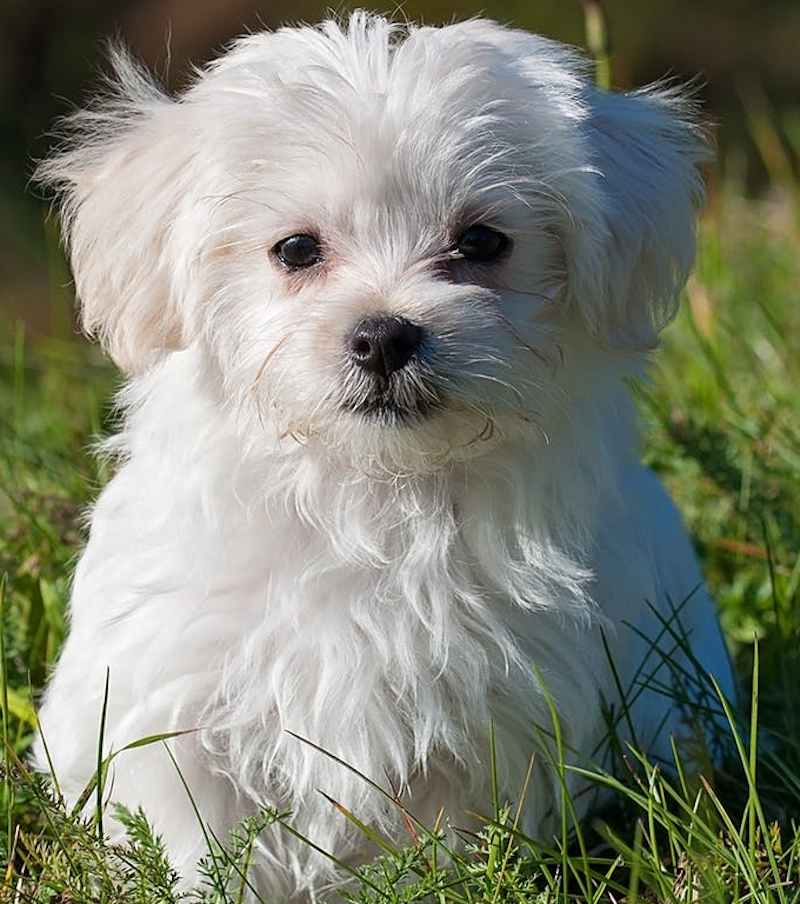
#> input picture src_img/crop.jpg, 800 x 904 px
$ python main.py
#> lines starting #> are read from the running program, lines starting #| are printed output that depends on the picture; after the words box and inside, x2 and y2 are one past the last pixel; in counts of white or black regions, pixels touching at a corner belong together; long printed decimals are rounded
### util.py
import numpy as np
import cv2

def generate_point_search_area_array(point_coordinator, search_area):
    point_candidate_list = []
    index = 0
    for i in range(-search_area, search_area+1):
        for j in range(-search_area, search_area+1):
            index += 1
            point_candidate_list.append([point_coordinator[0]+i,point_coordinator[1]+j])
    return point_candidate_list


def crop_resize_and_calculate(img, start_point, end_point, compare_img):
    x1 = start_point[0]
    x2 = end_point[0]
    y1 = start_point[1]
    y2 = end_point[1]
    img = img[y1:y2, x1:x2, :]
    img = cv2.resize(img,(compare_img.shape[1],compare_img.shape[0]),interpolation = cv2.INTER_CUBIC)
    mse = np.square(compare_img-img).mean()
    return img, mse


#######
## get ratio by calculating ratio of nearby/farest points, then get median
def get_ratio(src_pts, dst_pts, choice):
    ratio_list = []
    if choice == 'nearby':
        for i in range(len(src_pts)-1):
            distance_1 = np.sqrt(np.square(src_pts[i+1][1]-src_pts[i][1])+np.square(src_pts[i+1][0]-src_pts[i][0]))
            distance_2 = np.sqrt(np.square(dst_pts[i+1][1]-dst_pts[i][1])+np.square(dst_pts[i+1][0]-dst_pts[i][0]))
            if distance_2 !=0:
                ratio = distance_1/distance_2
                ratio_list.append(ratio)
    elif choice == 'farest':
        for i in range(len(src_pts)):
            distance_key1_i=[]
            for j in range(len(src_pts)):
                distance_key1_i.append(np.sqrt(np.square(src_pts[j][0]-src_pts[i][0])+np.square(src_pts[j][1]-src_pts[i][1])))
                max_index = distance_key1_i.index(max(distance_key1_i))
                distance_1 = abs(distance_key1_i[max_index])
                distance_2 = np.sqrt(np.square(dst_pts[max_index][0]-dst_pts[i][0])+np.square(dst_pts[max_index][1]-dst_pts[i][1]))
                if distance_2 != 0:
                    ratio_list.append(distance_1/distance_2)

    ratio_median = np.median(ratio_list)
    return ratio_median

### main.py
import cv2
import numpy as np
import math
from config import *
from util import *
from tqdm import tqdm


# [71 lines left out: function get_homography_shift_scale_rotate, not called in this run]


def get_homography_shift_scale(root_path):

#> called with root_path = 'src_img/'
    print(f'--------------\n====> Start processing: shift and scale')

    query_path = root_path+"crop.jpg"
    train_path = root_path+'original.jpg'
    original_color_path = root_path+'original.jpg'
    crop_color_path = root_path+'crop.jpg'
    crop_color_img = cv2.imread(crop_color_path)
#> crop_color_img is the input picture: shape (904, 800, 3); mean B, G, R 117.3, 132.6, 128.8
    original_color_img = cv2.imread(original_color_path)
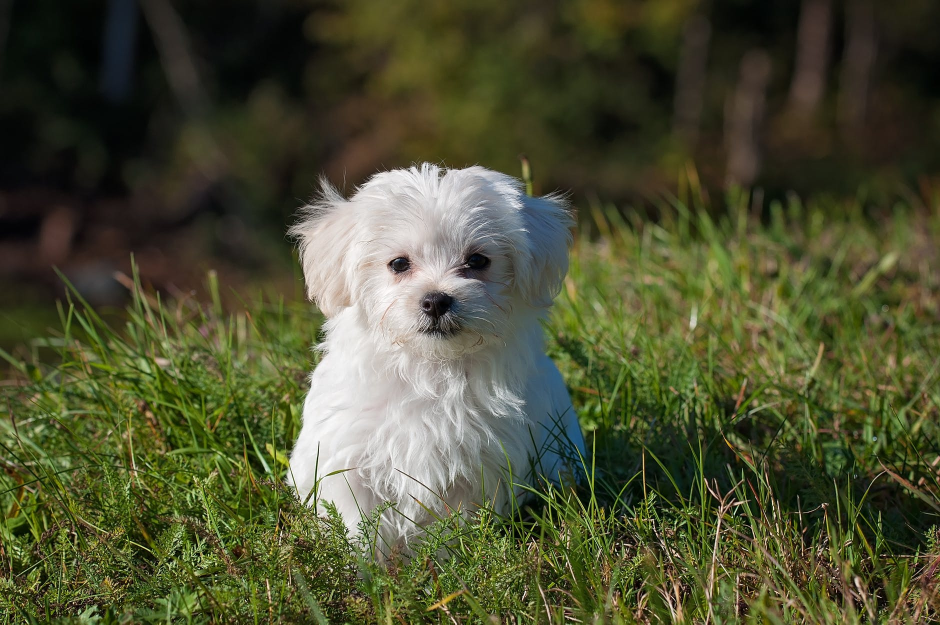
#> input picture src_img/original.jpg, 1880 x 1249 px (shown at 1/2 size)
#> original_color_img is the input picture: shape (1249, 1880, 3); mean B, G, R 51.1, 79.7, 76.9
    query_img = cv2.imread(query_path,0)
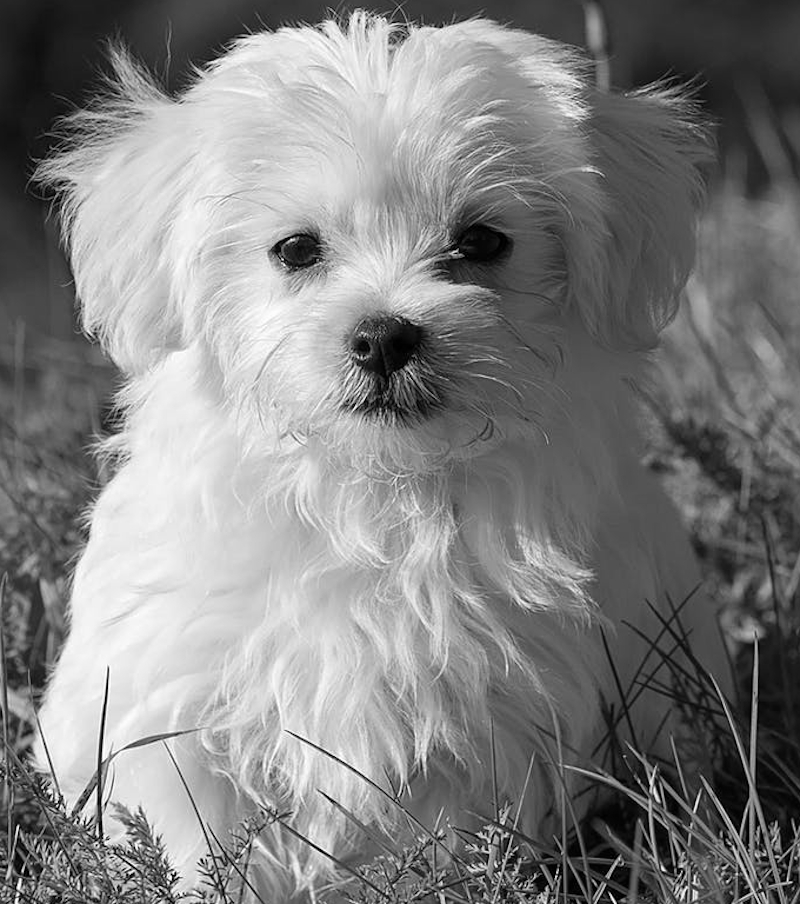
#> query_img: shape (904, 800); min 0, max 255, mean 129.7
    train_img = cv2.imread(train_path,0)
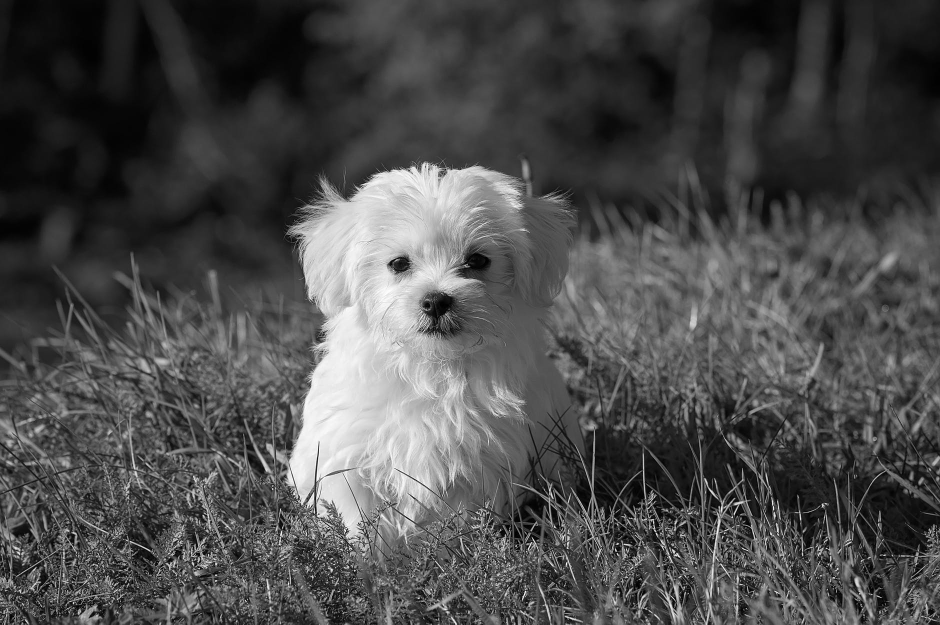
#> train_img: shape (1249, 1880) (shown at 1/2 size); min 0, max 255, mean 75.6


    orb = cv2.ORB_create(
    nfeatures = ORB_FEATURES_NUM,
    scaleFactor = 1.2,
    nlevels = 8,
    edgeThreshold = 31,
    firstLevel = 0,
    WTA_K = 2,
    scoreType = cv2.ORB_HARRIS_SCORE,
    patchSize = 31,
    fastThreshold = 20 )

    ##### get keypoints and descriptors
    kp1, des1 = orb.detectAndCompute(query_img, None)
#> kp1 = 300 keypoints; strongest (x, y, size): (129, 867, 31), (133, 870, 31), (129, 872, 31), (56, 805, 31)
    kp2, des2 = orb.detectAndCompute(train_img, None)
#> kp2 = 300 keypoints; strongest (x, y, size): (1306, 1039, 31), (1235, 1087, 31), (1232, 1101, 31), (709, 1141, 31)

    ##### use brutal force and knn with k=2 to get initial matches
    bf = cv2.BFMatcher()
    initial_matches = bf.knnMatch(des1, des2, k=2)
#> initial_matches = 300 matches
    ##### Apply ratio test ref. https://www.cs.ubc.ca/~lowe/papers/ijcv04.pdf
    good_matches = []
    for m, n in initial_matches:
        if m.distance < 0.75*n.distance:
            good_matches.append(m)
#> after the loop, good_matches = 15 matches

    print(f'====> Initial matches length: {len(initial_matches)}')
#| ====> Initial matches length: 300
    print(f'====> Filtered matches length: {len(good_matches)}')
#| ====> Filtered matches length: 15


    if len(good_matches) > MIN_MATCH_PAIRS:
        query_pts = np.float32([ kp1[m.queryIdx].pt for m in good_matches ])
#> query_pts = 15 rows, first 8: [138, 847], [201.6, 859.2], [76.8, 820.8], [50.4, 798], [74.4, 822], [97.2, 834], [50.4, 797.8], [96.48, 833.8]
        train_pts = np.float32([ kp2[m.trainIdx].pt for m in good_matches ])
#> train_pts = 15 rows, first 8: [564, 1130.4], [717, 1046], [609, 1015], [589.2, 994.8], [609, 1015], [629, 1025], [589.2, 994.8], [627.8, 1022.4]
        ratio_nearest = get_ratio(query_pts, train_pts, 'nearby')
#> the loop in get_ratio, `for i in range(len(src_pts)-1):` made 14 passes
#> (distance_1, distance_2, ratio) on passes 1, 2, 3, 4, 5, 6, 7, 8, 9, 10, 12, 13: (64.76, 174.7, 0.371), (130.6, 112.4, 1.16), (34.88, 28.29, 1.23), (33.94, 28.29, 1.2), (25.77, 22.36, 1.15), (59.19, 49.96, 1.18), (58.48, 47.48, 1.23), (53.21, 29.59, 1.8), (679.9, 579.8, 1.17), (182.5, 154.3, 1.18), (576, 487.9, 1.18), (522.9, 443.4, 1.18)
#> (distance_1, distance_2) on pass 11: (3.23, 0)
#> after the loop in get_ratio, `for i in range(len(src_pts)-1):`: ratio_list = [0.371, 1.16, 1.23, 1.2, 1.15, 1.18, 1.23, 1.8, 1.17, 1.18, 1.18, 1.18, 1.18]
#> in get_ratio, `ratio_median = np.median(ratio_list)`: ratio_median = 1.18
#> ratio_nearest = 1.18
        ratio_farest = get_ratio(query_pts, train_pts, 'farest')
#> the loop in get_ratio (call 2), `for i in range(len(src_pts)):` made 15 passes
#> ratio_farest = 1.18
        print(f'=====> Ratio nearest: {ratio_nearest}')
#| =====> Ratio nearest: 1.181
        print(f'=====> Ratio farest: {ratio_farest}')
#| =====> Ratio farest: 1.176

        ratio = ratio_farest
#> ratio = 1.18
        query_pts = query_pts/ratio
#> query_pts = 15 rows, first 8: [117.4, 720.4], [171.5, 730.8], [65.32, 698.1], [42.87, 678.7], [63.28, 699.1], [82.67, 709.4], [42.87, 678.5], [82.06, 709.2]
        height_real_crop = query_img.shape[0]/ratio_farest
#> height_real_crop = 768.9
        weight_real_crop = query_img.shape[1]/ratio_farest
#> weight_real_crop = 680.4
        delta_metric = train_pts-query_pts
#> delta_metric = 15 rows, first 8: [446.6, 410], [545.5, 315.2], [543.7, 316.9], [546.3, 316.1], [545.7, 315.9], [546.3, 315.6], [546.3, 316.3], [545.8, 313.2]

        start_point = [int(np.floor(np.median(delta_metric[:,0]))), int(np.floor(np.median(delta_metric[:,1])))]
#> start_point = [545, 315]
        end_point = [int(np.floor(start_point[0]+weight_real_crop)),int(np.floor(start_point[1]+height_real_crop))]
#> end_point = [1225, 1083]

        print(f'====> Start point: {start_point}')
#| ====> Start point: [545, 315]
        print(f'====> End point: {end_point}')
#| ====> End point: [1225, 1083]
        print(f'====> Weight/Height: {end_point[0]-start_point[0]}/{end_point[1]-start_point[1]}')
#| ====> Weight/Height: 680/768

        ######## post processing
        start_point_search_candidate = generate_point_search_area_array(start_point, SEARCH_RADIUS)
#> after the loop in generate_point_search_area_array, `for i in range(-search_area, search_area+1):`: index = 25; point_candidate_list = 25 pairs, first value 543 to 547, second value 313 to 317
#> start_point_search_candidate has the same summary as point_candidate_list in generate_point_search_area_array
        end_point_search_candidate = generate_point_search_area_array(end_point, SEARCH_RADIUS)
#> end_point_search_candidate = 25 pairs, first value 1223 to 1227, second value 1081 to 1085
        print(f'====> Search within {len(start_point_search_candidate)} start points and {len(end_point_search_candidate)} end points.')
#| ====> Search within 25 start points and 25 end points.

        smallest_mse = 10000
        chosen_start_point = []
        chosen_end_point = []

        for start_point_candidate in tqdm(start_point_search_candidate):
            for end_point_candidate in end_point_search_candidate:

                crop_generate, mse = crop_resize_and_calculate(original_color_img, start_point_candidate, end_point_candidate, crop_color_img)
                if mse<smallest_mse:
                    chosen_start_point = start_point_candidate
                    chosen_end_point = end_point_candidate
                    smallest_mse = mse
#> this loop made 25 passes
#> start_point_candidate on passes 7 to 18: [544, 314], [544, 315], [544, 316], [544, 317], [545, 313], [545, 314], [545, 315], [545, 316], [545, 317], [546, 313], [546, 314], [546, 315]
#> start_point_candidate on passes 1 to 6: [543, 313], [543, 314], [543, 315], [543, 316], [543, 317], [544, 313]
#> pass 1, in crop_resize_and_calculate (call 2), `img = cv2.resize(img,(compare_img.shape[1],compare_img.shape[0]),inter..`:
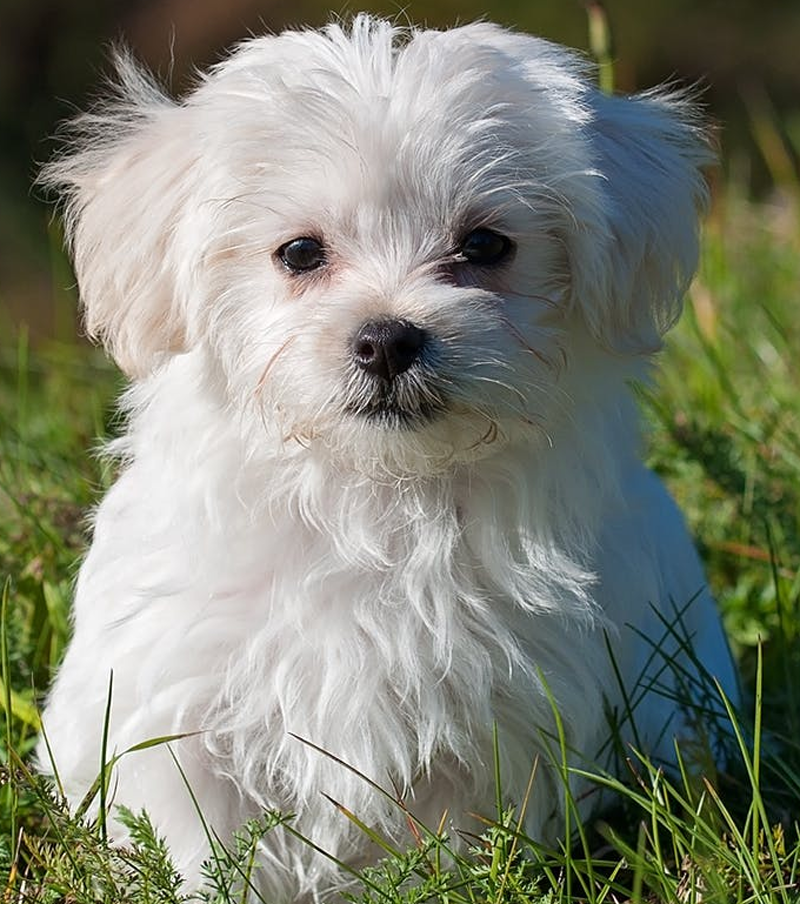
#> img: shape (904, 800, 3); mean of channels 0, 1, 2 117, 132.2, 128.6; drawn as B, G, R


        print(f'=====> Smallest mse: {smallest_mse}')
#| =====> Smallest mse: 3.655
        print(f'=====> Chosen start point: {chosen_start_point}')
#| =====> Chosen start point: [546, 316]
        print(f'=====> Chosen end point: {chosen_end_point}')
#| =====> Chosen end point: [1226, 1084]
        print(f'=====> Chosen weight/height: {chosen_end_point[0]-start_point_candidate[0]}/{chosen_end_point[1]-start_point_candidate[1]}')
#| =====> Chosen weight/height: 679/767
        print(f'=====> Saving final result to result.jpg')
        result, mse = crop_resize_and_calculate(original_color_img, chosen_start_point, chosen_end_point, crop_color_img)
        cv2.imwrite(root_path+'result.jpg',result)

        # [5 lines of commented-out code are left out]


        print(f'=====> Saving keypoints and features matching to *_keypoints.jpg, features_matching.jpg')
        #### Draw keypoints and feature matching
        query_keypoints = cv2.drawKeypoints(crop_color_img, kp1, None)
        cv2.imwrite(root_path+'query_keypoints.jpg', query_keypoints)
        train_keypoints = cv2.drawKeypoints(original_color_img, kp2, None)
        cv2.imwrite(root_path+'train_keypoints.jpg', train_keypoints)

        draw_params = dict(matchColor = (0,255,0), singlePointColor = None,flags = 2)
        original_color_img = cv2.rectangle(original_color_img, (chosen_start_point[0], chosen_start_point[1]), (chosen_end_point[0], chosen_end_point[1]), (51,255,255), 3)
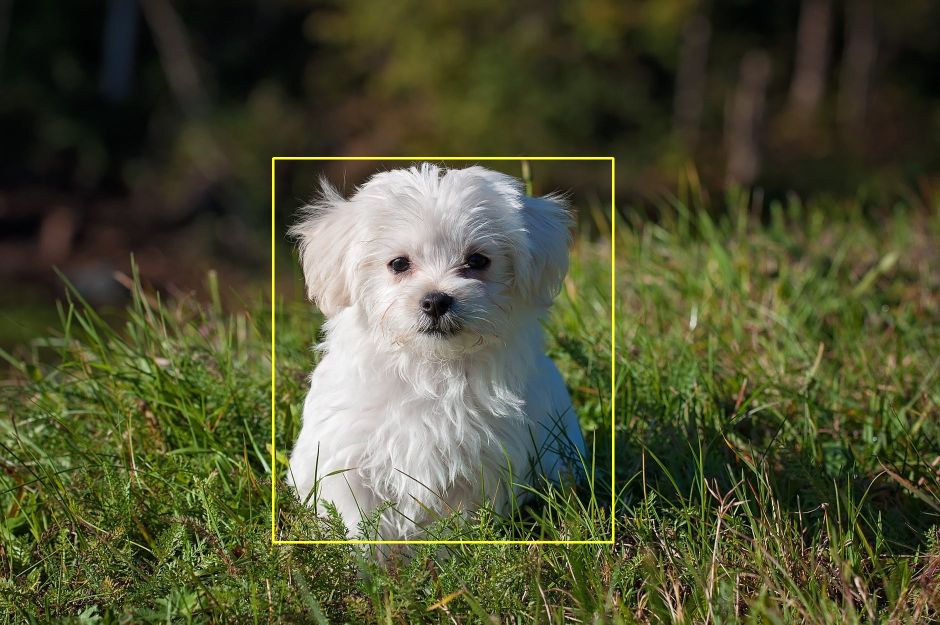
#> original_color_img: shape (1249, 1880, 3) (shown at 1/2 size); 0.62% of pixels changed, all inside (x1, y1, x2, y2) = (544, 314, 1229, 1087)
        features_match = cv2.drawMatches(crop_color_img,kp1,original_color_img,kp2,good_matches,None,**draw_params)
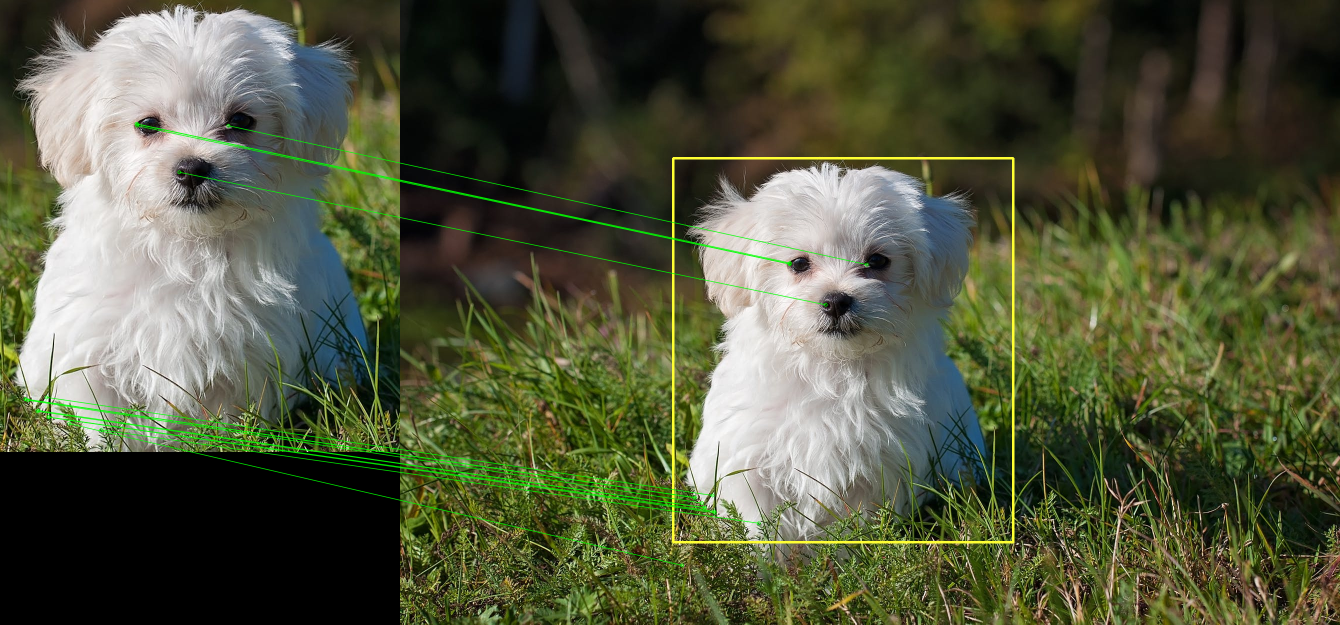
#> features_match: shape (1249, 2680, 3) (shown at 1/2 size); mean B, G, R 60.8, 86.5, 81.9
        cv2.imwrite(root_path+'features_matching.jpg',features_match)


if __name__ == '__main__':

    # get_homography_shift_scale_rotate(ROOT_PATH)
    get_homography_shift_scale(ROOT_PATH)
